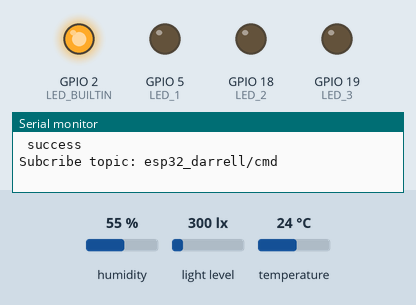
Recording of a program running on a simulated ESP32. Parts: output pins drawn as LEDs (lit = HIGH), the last lines printed to the serial monitor. The test bench sets the inputs (shaded band); at power-on: light level 300 lx, humidity 55 %, temperature 24 °C. WiFi joins after 1.5 s; servers stay silent unless stated; no MQTT or app messages arrive unless stated.

Above: at 2.8 s.
2.9 s: light level set to 500 lx
At 7.2 s:
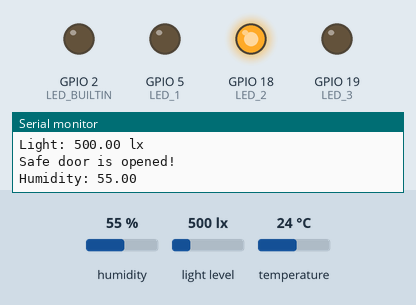
13.1 s: light level set to 40 lx
At 14.5 s:
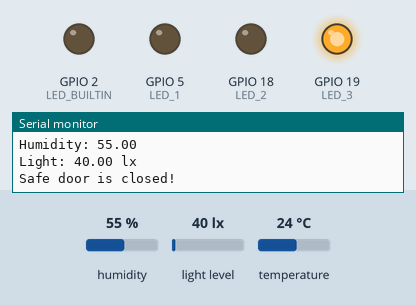
28.1 s: light level set to 1000 lx
At 35.9 s:
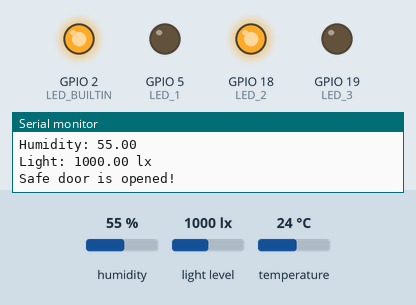
41.1 s: light level set to 380 lx
At 44.6 s:
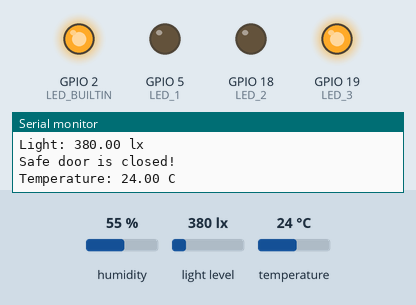
Timing chart, 0 to 54.1 s (numbered marks = the images above; inputs shaded):
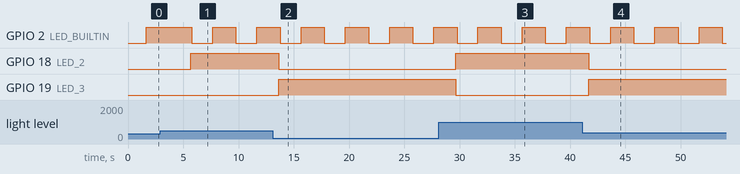

Measured:
- after the input at 2.9 s, GPIO 18 (LED_2): LOW → HIGH after 2.8 s; GPIO 19 (LED_3): stays LOW (without the input it goes to HIGH after 2.8 s)
- after the input at 13.1 s, GPIO 18 (LED_2): HIGH → LOW after 0.56 s; GPIO 19 (LED_3): LOW → HIGH after 0.56 s
- after the input at 28.1 s, GPIO 18 (LED_2): LOW → HIGH after 1.6 s; GPIO 19 (LED_3): HIGH → LOW after 1.6 s
- after the input at 41.1 s, GPIO 18 (LED_2): HIGH → LOW after 0.57 s; GPIO 19 (LED_3): LOW → HIGH after 0.57 s
- by itself, GPIO 2 (LED_BUILTIN): alternates HIGH for 2.1 s and LOW for 1.9 s

The program:

main.cpp
```cpp
#include <Arduino.h>
#include <Ticker.h>
#include <DHTesp.h>
#include <BH1750.h>
#include <WiFi.h>
#include <PubSubClient.h>

#define LED_1 5
#define LED_2 18
#define LED_3 19
#define DHT_PIN 15
#define LED_COUNT 3
  const uint8_t arLed[LED_COUNT] = {LED_3, LED_2, LED_1};

#define WIFI_SSID "Mclaren"
#define WIFI_PASSWORD "112223333"
#define MQTT_BROKER "broker.emqx.io"
#define MQTT_TOPIC_PUBLISH "esp32_darrell/data"
#define MQTT_TOPIC_SUBSCRIBE "esp32_darrell/cmd"

WiFiClient wifiClient;
PubSubClient mqtt(wifiClient);
Ticker timerPublish, ledOff, sendLux, sendTemp, sendHumidity;
DHTesp dht;
BH1750 lightMeter;

char g_szDeviceId[30];
void WifiConnect();
boolean mqttConnect();
void onPublishMessage();
void onPublishTemperature();
void onPublishHumidity();
void onPublishLight();
bool turnOn = false;
float fHumidity = 0;
float fTemperature = 0;
float lux = 0;
char szTopic[50];
char szData[10];

void onPublishTemperature() {
  fTemperature = dht.getTemperature();
  Serial.printf("\nTemperature: %.2f C\n", fTemperature);
  sprintf(szTopic, "%s/temp", MQTT_TOPIC_PUBLISH);
  sprintf(szData, "%.2f", fTemperature);
  mqtt.publish(szTopic, szData);
}

void onPublishHumidity() {
  fHumidity = dht.getHumidity();
  Serial.printf("\nHumidity: %.2f\n", fHumidity);
  sprintf(szTopic, "%s/humidity", MQTT_TOPIC_PUBLISH);
  sprintf(szData, "%.2f", fHumidity);
  mqtt.publish(szTopic, szData);
}

void onPublishLight() {
  lux = lightMeter.readLightLevel();
  Serial.printf("\nLight: %.2f lx\n", lux);
  sprintf(szTopic, "%s/light", MQTT_TOPIC_PUBLISH);
  sprintf(szData, "%.2f", lux);
  mqtt.publish(szTopic, szData);
  ledOff.once_ms(100, [](){
  digitalWrite(LED_BUILTIN, LOW);
  });

  digitalWrite(LED_2, (lux > 400)?HIGH:LOW);
  digitalWrite(LED_3, (lux < 400)?HIGH:LOW);
  if (lux > 400)
  {
    Serial.printf("\nSafe door is opened!");
  }else
  {
    Serial.printf("\nSafe door is closed!");
  }
}

void mqttCallback(char* topic, byte* payload, unsigned int len) {
  String strTopic = topic;
  int8_t idx = strTopic.lastIndexOf('/') + 1;
  String strDev = strTopic.substring(idx);
  Serial.printf("==> Recv [%s]: ", topic);
  Serial.write(payload, len);
  Serial.println();

  if (strcmp(topic, MQTT_TOPIC_SUBSCRIBE) == 0) {
    payload[len] = '\0';
    Serial.printf("==> Recv [%s]: ", payload);
    if (strcmp((char*)payload, "led-on") == 0) {
      turnOn = true;
      digitalWrite(LED_1, HIGH);
    }
    else if (strcmp((char*)payload, "led-off") == 0) {
      turnOn = false;
      digitalWrite(LED_1, LOW);
    }
  }
}

void onPublishMessage() {
szTopic[50];
szData[10];
digitalWrite(LED_BUILTIN, HIGH);
}

boolean mqttConnect() {
sprintf(g_szDeviceId, "esp32_%08X",(uint32_t)ESP.getEfuseMac());
mqtt.setServer(MQTT_BROKER, 1883);
mqtt.setCallback(mqttCallback);
Serial.printf("Connecting to %s clientId: %s\n", MQTT_BROKER, g_szDeviceId);
// Connect to MQTT Broker
// Or, if you want to authenticate MQTT:
boolean status = mqtt.connect(g_szDeviceId);
if (status == false) {
Serial.print(" fail, rc=");
Serial.print(mqtt.state());
return false;
}
Serial.println(" success");
mqtt.subscribe(MQTT_TOPIC_SUBSCRIBE);
Serial.printf("Subcribe topic: %s\n", MQTT_TOPIC_SUBSCRIBE);
onPublishMessage();
return mqtt.connected();
}

void WifiConnect()
{
WiFi.mode(WIFI_STA);
WiFi.begin(WIFI_SSID, WIFI_PASSWORD);
while (WiFi.waitForConnectResult() != WL_CONNECTED) {
Serial.println("Connection Failed! Rebooting...");
delay(5000);
ESP.restart();
}
Serial.print("System connected with IP address: ");
Serial.println(WiFi.localIP());
Serial.printf("RSSI: %d\n", WiFi.RSSI());
}

void setup() {
  Serial.begin(115200);
  delay(100);
  pinMode(LED_BUILTIN, OUTPUT);
  for (uint8_t i=0; i<LED_COUNT; i++)
    pinMode(arLed[i], OUTPUT);
  Wire.begin();
  lightMeter.begin(BH1750::CONTINUOUS_HIGH_RES_MODE, 0x23, &Wire);
  Serial.printf("Free Memory: %d\n", ESP.getFreeHeap());
  WifiConnect();
  dht.setup(DHT_PIN, DHTesp::DHT11);
  mqttConnect();

  timerPublish.attach_ms(2000, onPublishMessage);
  sendTemp.attach_ms(7000, onPublishTemperature);
  sendHumidity.attach_ms(5000, [](){ onPublishHumidity(); });
  sendLux.attach_ms(4000, [](){ onPublishLight(); });
}

void loop() {
  mqtt.loop();
}
```
